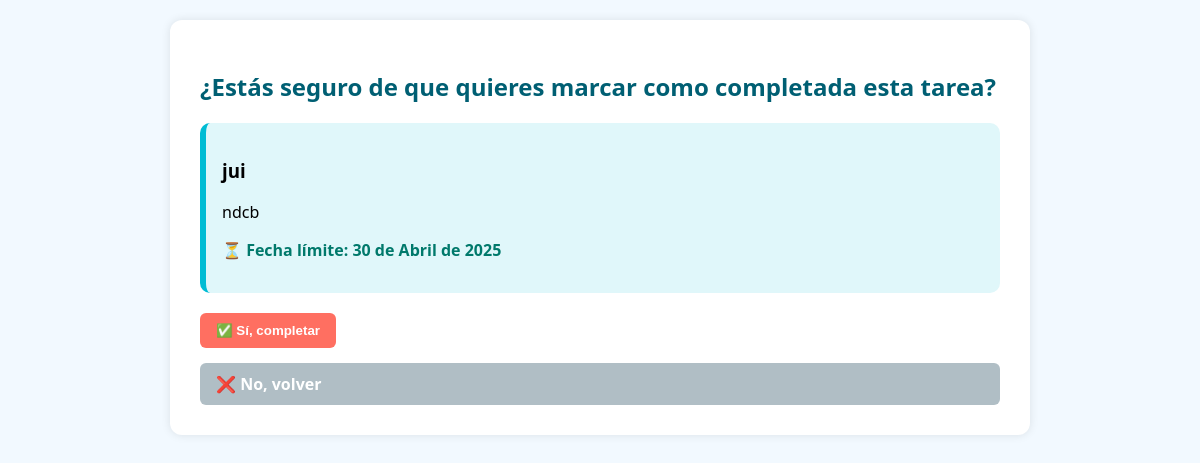
/tarea/8/completar/, run on the app's committed database.
### tareas/models.py (models this page shows, shortened)
class Tarea(models.Model):
    titulo = models.CharField(max_length=200)
    descripcion = models.TextField()
    fecha_limite = models.DateField()
    completada = models.BooleanField(default=False)
    tipo = models.CharField(max_length=1, choices=TiposTarea.choices, default=TiposTarea.TAREA)
    class Meta:
        ordering = ['fecha_limite']

### tareas/views.py (the view)
# urls.py: path('tarea/<int:pk>/completar/', views.marcar_completada, name='marcar_completada'),  # <-- Esta línea es clave
def marcar_completada(request, pk):
    tarea = get_object_or_404(Tarea, pk=pk)
    if request.method == 'POST':
        tarea.completada = True
        tarea.save()
        return redirect('lista_tareas')
    return render(request, 'tareas/completar.html', {'tarea': tarea})

### tareas/templates/tareas/completar.html (shortened to what this page needs)
{% extends 'tareas/base.html' %}
{% load static %}
{% block content %}
    <h2>¿Estás seguro de que quieres marcar como completada esta tarea?</h2>
    <div class="tarjeta-tarea">
        <h3>{{ tarea.titulo }}</h3>
        <p>{{ tarea.descripcion }}</p>
        <p class="fecha">⏳ Fecha límite: {{ tarea.fecha_limite }}</p>
    </div>
    <form method="post">
        <button type="submit" class="btn">✅ Sí, completar</button>
        <a href="{% url 'lista_tareas' %}" class="btn cancelar">❌ No, volver</a>
    </form>
{% endblock content %}

### tareas/static/tareas/estilos.css (style rules this page uses)
body { font-family: 'Segoe UI', sans-serif; background-color: #f2f9ff; margin: 0; padding: 20px; overflow-x: hidden; }
h1, h2 { color: #005f73; }
.tarjeta-tarea { background-color: #e0f7fa; border-left: 6px solid #00bcd4; padding: 16px; margin-bottom: 16px; border-radius: 10px; transition: background-color 0.3s ease; }
.fecha { color: #00796b; font-weight: bold; }
.btn { text-decoration: none; background-color: #ff6f61; color: white; padding: 10px 16px; border: none; border-radius: 6px; cursor: pointer; font-weight: bold; display: inline-block; transition: background-color 0.3s ease; }
.btn.cancelar { background-color: #b0bec5; }
form { display: flex; flex-direction: column; gap: 15px; margin-top: 20px; }
form button { align-self: start; }
p { font-size: 16px; }

### data on the page
Tarea: titulo "jui", descripcion "ndcb", fecha_limite "30 de Abril de 2025"
